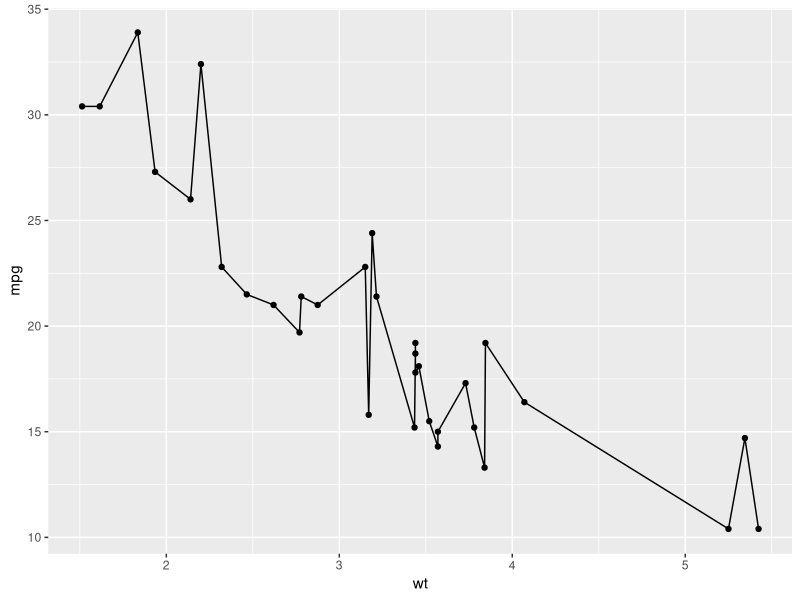
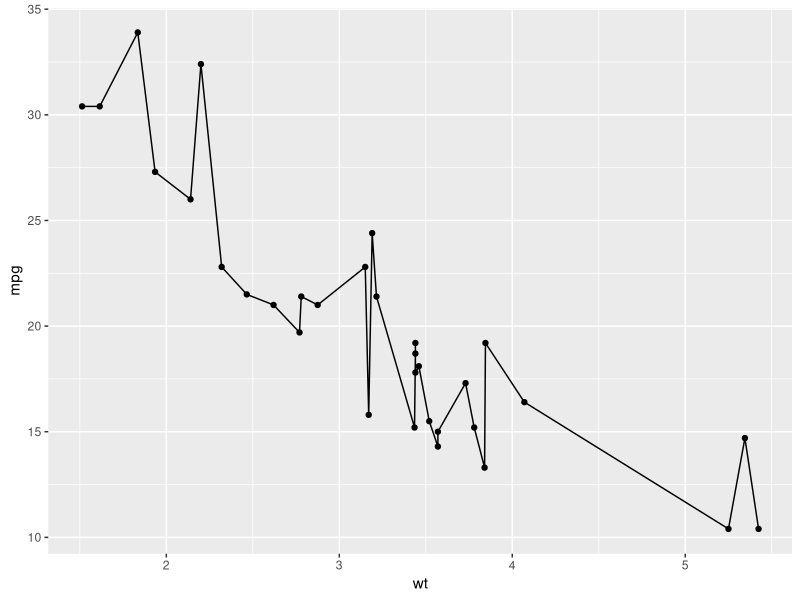
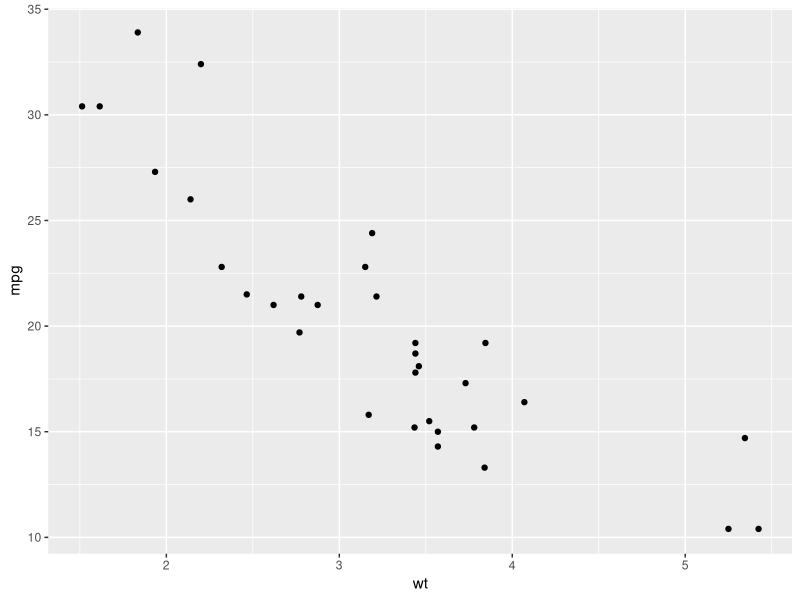

Write R code to recreate these figures, in order.
## ---- chunk 1
print('hello world')
## ---- chunk 2
x <- 1
## ---- chunk 3
x
## ---- chunk 4
head(mtcars)
## ---- chunk 5
?head()
## ---- chunk 6
library("ggplot2")
## ---- chunk 7
if (!require(tidyverse)) {
    install.packages("tidyverse")
    require(tidyverse)
}
## ---- chunk 8
mtcars %>% head()
## ---- chunk 9
ggplot(mtcars, aes(wt, mpg)) +
  geom_point() +
  geom_line()
## ---- chunk 10
ggplot(mtcars, aes(wt, mpg)) +
  geom_point() +
  geom_line() +
  NULL
## ---- chunk 11
ggplot(mtcars, aes(wt, mpg)) +
  geom_point() +
# geom_line() +
  NULL
